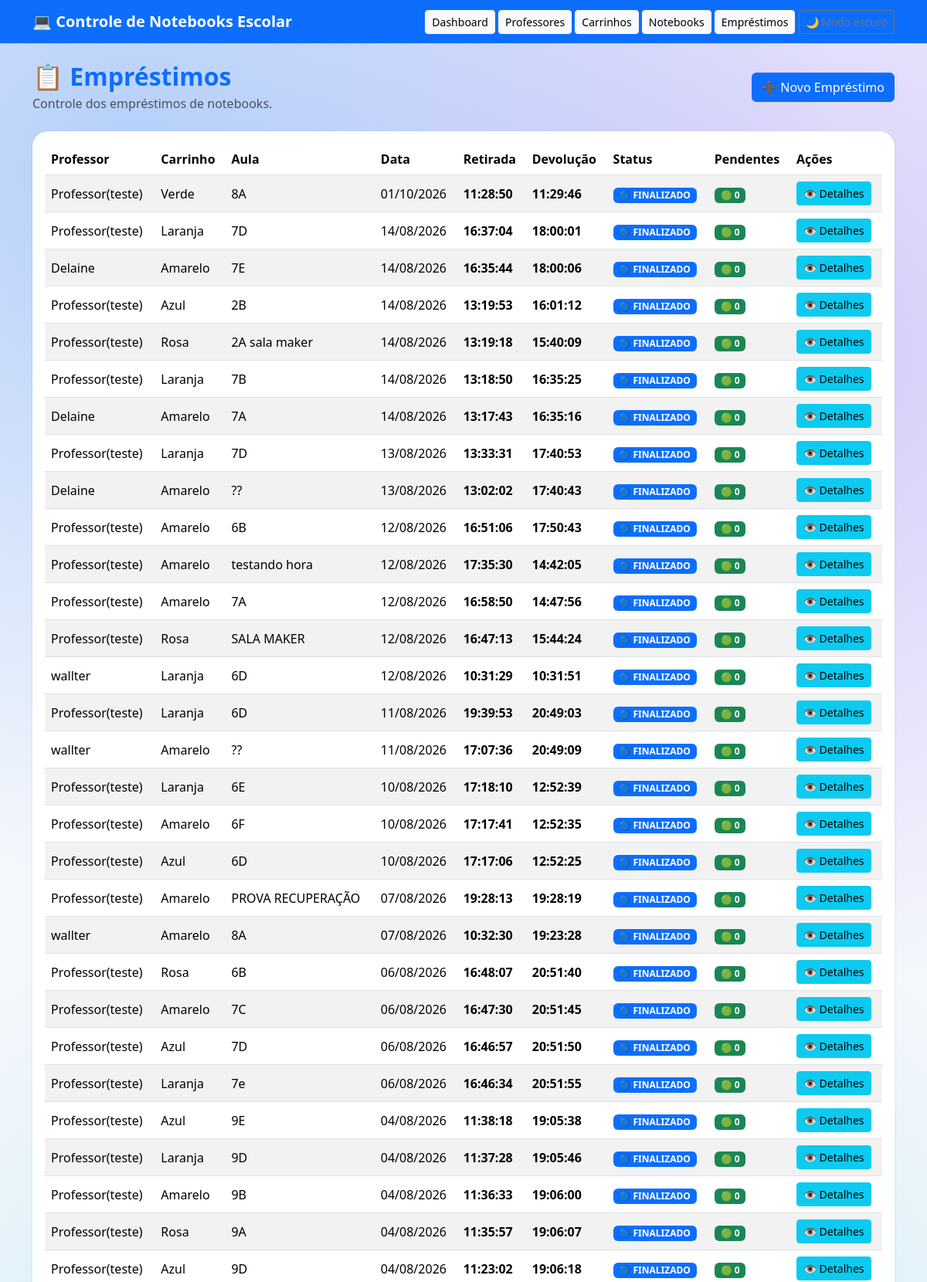
The app's page /paginas/emprestimos/index.php (upper part) with its own data.
### tables this page shows
CREATE TABLE emprestimos (
    id INTEGER PRIMARY KEY AUTOINCREMENT,
    professor_id INTEGER NOT NULL,
    tipo TEXT NOT NULL,
    aula TEXT NOT NULL,
    data DATE NOT NULL,
    hora_retirada TIME NOT NULL,
    hora_devolucao TIME,
    status TEXT DEFAULT 'ABERTO',
    FOREIGN KEY(professor_id) REFERENCES professores(id)
);

### paginas/emprestimos/index.php (the view, shortened to what this page needs)
<?php
include("../../includes/header.php");
include("../../includes/menu.php");
include("../../conexao.php");
$sql = "
    SELECT
        e.*,
        p.nome AS professor_nome,
        c.cor AS carrinho_cor,
        (
            SELECT COUNT(*)
            FROM itens_emprestimo ie2
            WHERE ie2.emprestimo_id = e.id
        ) AS total_notebooks,
        (
            SELECT COUNT(*)
            FROM itens_emprestimo ie3
            WHERE ie3.emprestimo_id = e.id
              AND ie3.devolvido = 0
        ) AS pendentes
    FROM emprestimos e
    INNER JOIN professores p
        ON p.id = e.professor_id
    INNER JOIN itens_emprestimo ie
        ON ie.emprestimo_id = e.id
    INNER JOIN notebooks n
        ON n.id = ie.notebook_id
    INNER JOIN carrinhos c
        ON c.id = n.carrinho_id
    GROUP BY e.id
    ORDER BY e.id DESC
";
$dados = $pdo->query($sql)->fetchAll(PDO::FETCH_ASSOC);
function formatarHora($hora)
{
    if (strlen($hora) >= 8) {
        return substr($hora, 0, 8);
    }
    return $hora;
}
?>
<div class="container mt-4 mb-5">
    <div class="d-flex justify-content-between align-items-center mb-4">
        <div>
            <h2 class="fw-bold text-primary mb-1">
                📋 Empréstimos
            </h2>
            <p class="text-muted mb-0">
                Controle dos empréstimos de notebooks.
            </p>
        </div>
        <a href="form.php" class="btn btn-primary">
            ➕ Novo Empréstimo
        </a>
    </div>
    <div class="card shadow-sm border-0">
        <div class="card-body">
            <div class="table-responsive">
                <table class="table table-striped table-hover align-middle mb-0">
                    <thead>
                        <tr>
                            <th>Professor</th>
                            <th>Carrinho</th>
                            <th>Aula</th>
                            <th>Data</th>
                            <th>Retirada</th>
                            <th>Devolução</th>
                            <th>Status</th>
                            <th>Pendentes</th>
                            <th>Ações</th>
                        </tr>
                    </thead>
                    <tbody>
                        <?php if (empty($dados)): ?>
                            <tr>
                                <td colspan="9" class="text-center text-muted py-4">
                                    📋 Nenhum empréstimo encontrado.
                                </td>
                            </tr>
                        <?php else: ?>
                            <?php foreach ($dados as $emprestimo): ?>
                                <tr>
                                    <td>
                                        <?= htmlspecialchars($emprestimo["professor_nome"]) ?>
                                    </td>
                                    <td>
                                        <?= htmlspecialchars($emprestimo["carrinho_cor"]) ?>
                                    </td>
                                    <td>
                                        <?= htmlspecialchars($emprestimo["aula"]) ?>
                                    </td>
                                    <td>
                                        <?php
                                        if (!empty($emprestimo["data"])) {
                                            echo date(
                                                "d/m/Y",
                                                strtotime($emprestimo["data"])
                                            );
                                        } else {
                                            echo "-";
                                        }
                                        ?>
                                    </td>
                                    <td>
                                        <strong>
                                            <?= htmlspecialchars(
                                                formatarHora(
                                                    $emprestimo["hora_retirada"]
                                                )
                                            ) ?>
                                        </strong>
                                    </td>
                                    <td>
                                        <?php
                                        if (!empty($emprestimo["hora_devolucao"])):
                                        ?>
                                            <strong>
                                                <?= htmlspecialchars(
                                                    formatarHora(
                                                        $emprestimo["hora_devolucao"]
                                                    )
                                                ) ?>
                                            </strong>
                                        <?php else: ?>
                                            <span class="text-muted">
                                                -
                                            </span>
                                        <?php endif; ?>
                                    </td>
                                    <td>
                                        <?php
                                        switch ($emprestimo["status"]) {
                                            case "FINALIZADO":
                                                echo '
                                                    <span class="badge bg-primary">
                                                        🔵 FINALIZADO
                                                    </span>
                                                ';
                                                break;
                                        }
                                        ?>
                                    </td>
                                    <td>
                                        <?php
                                        $pendentes = (int) $emprestimo["pendentes"];
                                        if ($pendentes === 0) {
                                            echo '
                                                <span class="badge bg-success">
                                                    🟢 0
                                                </span>
                                            ';
                                        }
                                        ?>
                                    </td>
                                    <td>
                                        <div class="d-flex gap-2">
                                            <a
                                                href="detalhes.php?id=<?= (int) $emprestimo["id"] ?>"
                                                class="btn btn-info btn-sm">
                                                👁 Detalhes
                                            </a>
                                        </div>
                                    </td>
                                </tr>
                            <?php endforeach; ?>
                        <?php endif; ?>
                    </tbody>
                </table>
            </div>
        </div>
    </div>
</div>
<?php
include("../../includes/footer.php");
?>

### assets/css/estilo.css (style rules this page uses)
body { background: radial-gradient(circle at 15% 10%, rgba(59, 130, 246, 0.35), transparent 40%), radial-gradient(circle at 85% 20%, rgba(139, 92, 246, 0.30), transparent 40%), radial-gradient(circle at 50% 90%, rgba(6, 182, 212, 0.25), transparent 45%), #f4f7fc; background-attachment: fixed; min-height: 100vh; }
.card { border:none !important; border-radius:20px; transition:.3s; box-shadow:0 8px 20px rgba(0,0,0,.08); }
.card { cursor:pointer; }

### includes/header.php (style rules this page uses)
body { transition: background-color .2s ease, color .2s ease; }
.card, .form-control, .form-select, .navbar, .table { transition: background-color .2s ease, color .2s ease, border-color .2s ease; }

### records on screen
emprestimos: professor_nome "Professor(teste)", carrinho_cor "Verde", aula "8A", data "01/10/2026", hora_retirada "11:28:50", hora_devolucao "11:29:46", status "🔵 FINALIZADO"
emprestimos: professor_nome "Professor(teste)", carrinho_cor "Laranja", aula "7D", data "14/08/2026", hora_retirada "16:37:04", hora_devolucao "18:00:01", status "🔵 FINALIZADO"
emprestimos: professor_nome "Delaine", carrinho_cor "Amarelo", aula "7E", data "14/08/2026", hora_retirada "16:35:44", hora_devolucao "18:00:06", status "🔵 FINALIZADO"
emprestimos: professor_nome "Professor(teste)", carrinho_cor "Azul", aula "2B", data "14/08/2026", hora_retirada "13:19:53", hora_devolucao "16:01:12", status "🔵 FINALIZADO"
emprestimos: professor_nome "Professor(teste)", carrinho_cor "Rosa", aula "2A sala maker", data "14/08/2026", hora_retirada "13:19:18", hora_devolucao "15:40:09", status "🔵 FINALIZADO"
emprestimos: professor_nome "Professor(teste)", carrinho_cor "Laranja", aula "7B", data "14/08/2026", hora_retirada "13:18:50", hora_devolucao "16:35:25", status "🔵 FINALIZADO"
emprestimos: professor_nome "Delaine", carrinho_cor "Amarelo", aula "7A", data "14/08/2026", hora_retirada "13:17:43", hora_devolucao "16:35:16", status "🔵 FINALIZADO"
emprestimos: professor_nome "Professor(teste)", carrinho_cor "Laranja", aula "7D", data "13/08/2026", hora_retirada "13:33:31", hora_devolucao "17:40:53", status "🔵 FINALIZADO"
emprestimos: professor_nome "Delaine", carrinho_cor "Amarelo", aula "??", data "13/08/2026", hora_retirada "13:02:02", hora_devolucao "17:40:43", status "🔵 FINALIZADO"
emprestimos: professor_nome "Professor(teste)", carrinho_cor "Amarelo", aula "6B", data "12/08/2026", hora_retirada "16:51:06", hora_devolucao "17:50:43", status "🔵 FINALIZADO"
emprestimos: professor_nome "Professor(teste)", carrinho_cor "Amarelo", aula "testando hora", data "12/08/2026", hora_retirada "17:35:30", hora_devolucao "14:42:05", status "🔵 FINALIZADO"
emprestimos: professor_nome "Professor(teste)", carrinho_cor "Amarelo", aula "7A", data "12/08/2026", hora_retirada "16:58:50", hora_devolucao "14:47:56", status "🔵 FINALIZADO"
emprestimos: professor_nome "Professor(teste)", carrinho_cor "Rosa", aula "SALA MAKER", data "12/08/2026", hora_retirada "16:47:13", hora_devolucao "15:44:24", status "🔵 FINALIZADO"
emprestimos: professor_nome "wallter", carrinho_cor "Laranja", aula "6D", data "12/08/2026", hora_retirada "10:31:29", hora_devolucao "10:31:51", status "🔵 FINALIZADO"
emprestimos: professor_nome "Professor(teste)", carrinho_cor "Laranja", aula "6D", data "11/08/2026", hora_retirada "19:39:53", hora_devolucao "20:49:03", status "🔵 FINALIZADO"
emprestimos: professor_nome "wallter", carrinho_cor "Amarelo", aula "??", data "11/08/2026", hora_retirada "17:07:36", hora_devolucao "20:49:09", status "🔵 FINALIZADO"
emprestimos: professor_nome "Professor(teste)", carrinho_cor "Laranja", aula "6E", data "10/08/2026", hora_retirada "17:18:10", hora_devolucao "12:52:39", status "🔵 FINALIZADO"
emprestimos: professor_nome "Professor(teste)", carrinho_cor "Amarelo", aula "6F", data "10/08/2026", hora_retirada "17:17:41", hora_devolucao "12:52:35", status "🔵 FINALIZADO"
emprestimos: professor_nome "Professor(teste)", carrinho_cor "Azul", aula "6D", data "10/08/2026", hora_retirada "17:17:06", hora_devolucao "12:52:25", status "🔵 FINALIZADO"
emprestimos: professor_nome "Professor(teste)", carrinho_cor "Amarelo", aula "PROVA RECUPERAÇÃO", data "07/08/2026", hora_retirada "19:28:13", hora_devolucao "19:28:19", status "🔵 FINALIZADO"
emprestimos: professor_nome "wallter", carrinho_cor "Amarelo", aula "8A", data "07/08/2026", hora_retirada "10:32:30", hora_devolucao "19:23:28", status "🔵 FINALIZADO"
emprestimos: professor_nome "Professor(teste)", carrinho_cor "Rosa", aula "6B", data "06/08/2026", hora_retirada "16:48:07", hora_devolucao "20:51:40", status "🔵 FINALIZADO"
emprestimos: professor_nome "Professor(teste)", carrinho_cor "Amarelo", aula "7C", data "06/08/2026", hora_retirada "16:47:30", hora_devolucao "20:51:45", status "🔵 FINALIZADO"
emprestimos: professor_nome "Professor(teste)", carrinho_cor "Azul", aula "7D", data "06/08/2026", hora_retirada "16:46:57", hora_devolucao "20:51:50", status "🔵 FINALIZADO"
emprestimos: professor_nome "Professor(teste)", carrinho_cor "Laranja", aula "7e", data "06/08/2026", hora_retirada "16:46:34", hora_devolucao "20:51:55", status "🔵 FINALIZADO"
emprestimos: professor_nome "Professor(teste)", carrinho_cor "Azul", aula "9E", data "04/08/2026", hora_retirada "11:38:18", hora_devolucao "19:05:38", status "🔵 FINALIZADO"
emprestimos: professor_nome "Professor(teste)", carrinho_cor "Laranja", aula "9D", data "04/08/2026", hora_retirada "11:37:28", hora_devolucao "19:05:46", status "🔵 FINALIZADO"
emprestimos: professor_nome "Professor(teste)", carrinho_cor "Amarelo", aula "9B", data "04/08/2026", hora_retirada "11:36:33", hora_devolucao "19:06:00", status "🔵 FINALIZADO"
emprestimos: professor_nome "Professor(teste)", carrinho_cor "Rosa", aula "9A", data "04/08/2026", hora_retirada "11:35:57", hora_devolucao "19:06:07", status "🔵 FINALIZADO"
emprestimos: professor_nome "Professor(teste)", carrinho_cor "Azul", aula "9D", data "04/08/2026", hora_retirada "11:23:02", hora_devolucao "19:06:18", status "🔵 FINALIZADO"
